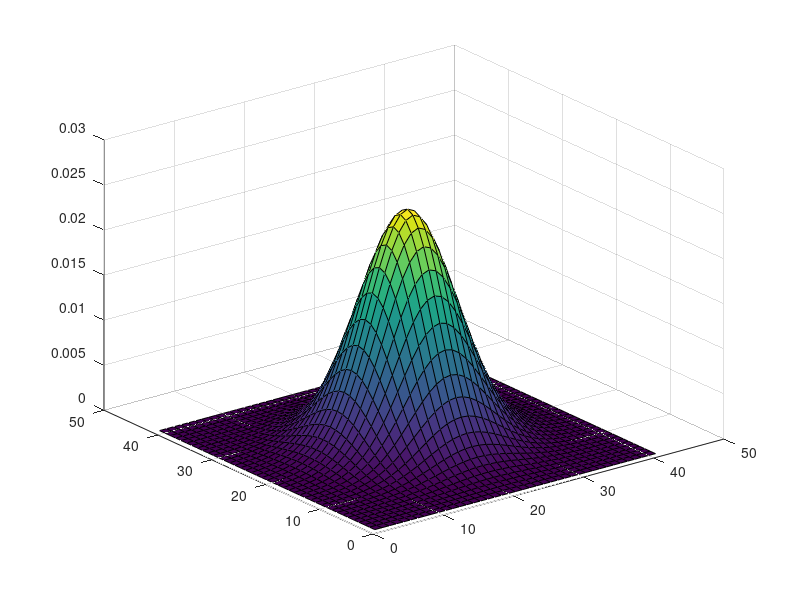

Reproduce this figure in MATLAB.
% Equazione del calore in 2 dimensioni
clear all; close all; clc;

% Inizializzazione
Lx = 1;               % Lunghezza dominio in direzione x
Ly = 1;               % Lunghezza dominio in direzione y
dx = 0.025;           % Mesh size in direzione x
dy = 0.025;           % Mesh size in direzione y
cfl = 0.4;            % Necessaria per la stabilita' schema esplicito
nx = Lx / dx;           % Numero di punti in direzione x
ny = Ly / dy;           % Numero di punti in direzione y
dt = cfl/(1/dx^2 + 1/dy^2);       % Passo temporale per stabilita'
Tfinal = 0.01;
nt = floor(Tfinal/dt);            % Numero di cicli temporali per arrivare al tempo finale

% Dati inziali
x = zeros(1, nx + 1);
y = zeros(1, ny + 1);
u0 = zeros(nx + 1, ny + 1);      % Primo indice mi descrive lo spostamento lungo l'asse x,il secondo lungo l'asse y
                                 % Attenzione perche' in linguaggio matriciale il primo indice e' la riga, il secondo la colonna

for i=1 : nx+1                      % Ciclo su x   
    x(i) = dx * (i-1);              % Vettore griglia in direzione x
    for j = 1 : ny+1                % Ciclo su y
        y(j) = (j-1) * dy;          % Vettore griglia in direzione y
        u0(i,j) = max(0, 1 - 500 * (x(i) - 0.5)^2 - 500 * (y(j) - 0.5)^2);
    end
end
surf(u0)

u = u0;
for ii = 1 : nt
    u_new = u;
    for i = 2:nx
        for j = 2:ny
            dx2 = (u(i+1, j) - 2*u(i, j) + u(i-1, j)) / dx^2;
            dy2 = (u(i, j+1) - 2*u(i, j) + u(i, j-1)) / dy^2;
            u_new(i, j) = u(i, j)  + dt * (dx2 + dy2);
        end
    end

    u = u_new;
    drawnow
    surf(u)
end
